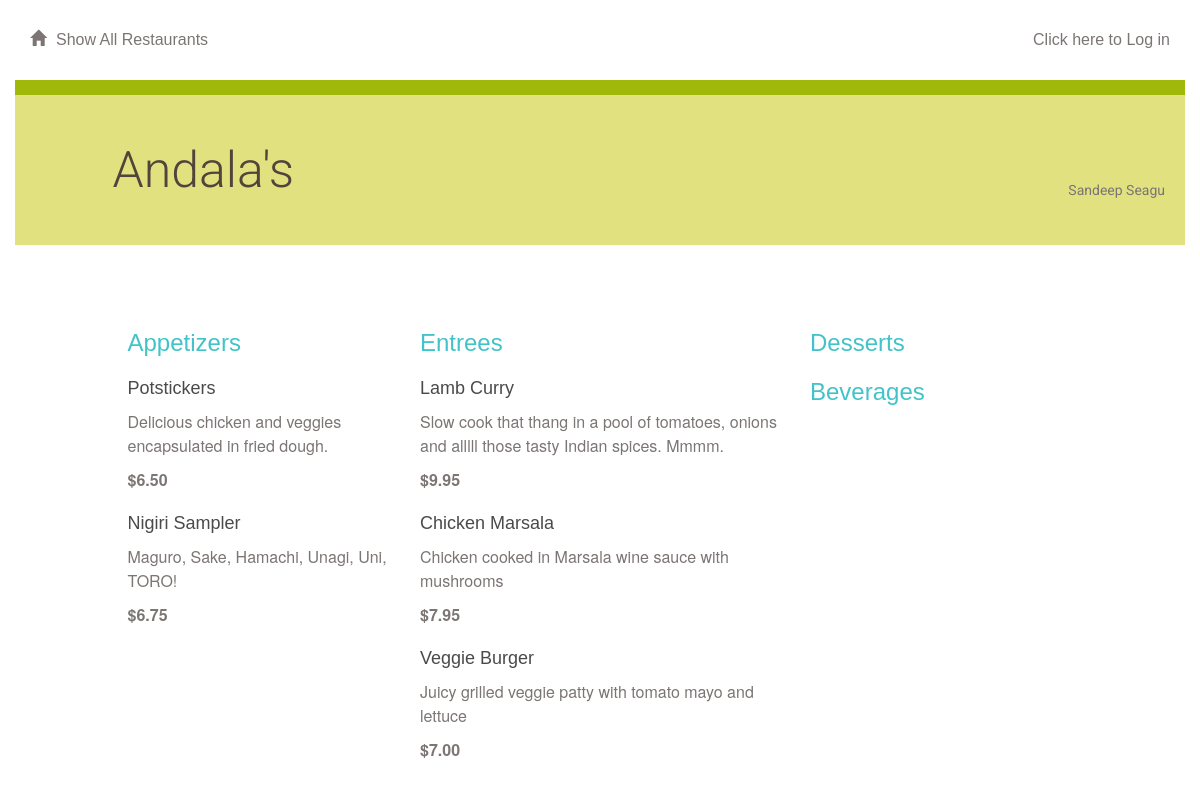
The app's page /restaurant/6/menu/ with its own data.
### database_setup.py (models this page shows, shortened)
class Restaurant(Base):
    __tablename__ = 'restaurant'
    id = Column(Integer, primary_key=True)
    name = Column(String(250), nullable=False)
    user_id= Column(Integer, ForeignKey('user.id'))
    user= relationship(User)

class User(Base):
    __tablename__ = 'user'
    id = Column(Integer,primary_key=True)
    name = Column(String(250), nullable=False)
    email = Column(String(250), nullable=False)
    picture = Column(String(250))

class MenuItem(Base):
    __tablename__ = 'menu_item'
    name =Column(String(80), nullable = False)
    id = Column(Integer, primary_key = True)
    description = Column(String(250))
    price = Column(String(8))
    course = Column(String(250))
    resturant_id = Column(Integer,ForeignKey('restaurant.id'))
    restaurant = relationship(Restaurant)
    user_id= Column(Integer, ForeignKey('user.id'))
    user= relationship(User)

### project.py (the view)
@app.route('/restaurant/<int:restaurant_id>/')
@app.route('/restaurant/<int:restaurant_id>/menu/')
def showMenu(restaurant_id):
    restaurant = session.query(Restaurant).filter_by(id = restaurant_id).one_or_none()
    user=session.query(User).filter_by(id = restaurant.user_id).one_or_none()
    creator = getUserInfo(restaurant.user_id)
    items = session.query(MenuItem).filter_by(resturant_id = restaurant_id).all()
    if 'username' not in login_session or creator.id != login_session['user_id']:
        return render_template('publicmenu.html', items=items, restaurant=restaurant, creator=creator)
    else:
        return render_template('menu.html', items=items, restaurant=restaurant, creator=creator, user=user)

### project.py (called while the page is built)
def getUserInfo(user_id):
    user = session.query(User).filter_by(id=user_id).one_or_none()
    return user

### templates/publicmenu.html (shortened to what this page needs)
{% extends "main.html" %}
{% block content %}
{% include "header.html" %}
    <div class="row divider green">
        <div class="col-md-12"></div>
    </div>
    <div class="row banner menu">
        <div class="col-md-11 col-md-offset-1 padding-none">
            <h1>{{ restaurant.name }}
            <figure class="creator">
                <figcaption>{{ creator.name }}</figcaption>
            </figure>
            </h1>
        </div>
    </div>
    <div class="row padding-top padding-bottom">
        <div class="col-md-1"></div>
        <div class="col-md-11 padding-none">
        </div>
        <div class="col-md-7"></div>
    </div>
    <div class="row">
        <div class="col-md-12">
        </div>
    </div>
    {% if items !=[] %}
        <div class="row">
            <div class="col-md-1"></div>
            <div class="col-md-3">
                <h2>Appetizers</h2>
                    {% for i in items %}
                        {% if i.course == 'Appetizer' %}
                            <div class="menu-item">
                                <h3>{{i.name}}</h3>
                                <p>{{i.description}}</p>
                                <p class="menu-price">{{i.price}}</p>
                            </div>
                        {% endif %}
                    {% endfor %}
            </div>
            <div class="col-md-4">
                <h2>Entrees</h2>
                    {% for i in items %}
                        {% if i.course == 'Entree' %}
                        <div class="menu-item">
                            <h3>{{i.name}}</h3>
                            <p>{{i.description}}</p>
                            <p class="menu-price">{{i.price}}</p>
                        </div>
                        {% endif %}
                    {% endfor %}
            </div>
            <div class="col-md-3">
                <h2>Desserts</h2>
                <h2>Beverages</h2>
            </div>
            <div class="col-md-1"></div>
        </div>
    {% endif %}
{% endblock %}

### static/styles.css (style rules this page uses)
body { font-family: sans-serif; background-image: url('assorte.jpg'); }
h1, h2, h3, h4 { color: #FFFFFF; }
h1 { font-family: "Helvetica Neue Light", Roboto, Helvetica, Arial, sans-serif; font-size: 50px; color: #51453B; line-height: 60px; font-weight: 300; }
h2 { font-size: 24px; color: #42C3C9; line-height: 29px; }
h3 { font-size: 18px; color: #4A4A4A; line-height: 23px; }
p { font-family: "Helvetica Neue", Roboto, Helvetica, Arial, sans-serif; font-size: 16px; color: #7B7573; line-height: 24px; font-weight: 400; }
.padding-top { padding-top: 30px; }
.padding-bottom { padding-bottom: 30px; }
.padding-none { padding: 0; }
.divider { height: 15px; }
.divider.green { background-color: #9FB80A; }
.banner.menu { height: 150px; background-color: #E1E17F; }
.banner h1 { margin: 45px 0; }
.menu-price { font-weight: 700; }
.creator { padding-right: 20px; margin-top: -20px; text-align: right; float:right; }
.creator figcaption { font-size: 14px; color: #7B7573; font-weight: 400; margin-top: -20px; }

### records on screen
Restaurant: name "Andala's"
User: name "Sandeep Seagu"
MenuItem: name "Potstickers", description "Delicious chicken and veggies encapsulated in fried dough.", price "$6.50"
MenuItem: name "Nigiri Sampler", description "Maguro, Sake, Hamachi, Unagi, Uni, TORO!", price "$6.75"
MenuItem: name "Lamb Curry", description "Slow cook that thang in a pool of tomatoes, onions and alllll those tasty Indian spices. Mmmm.", price "$9.95"
MenuItem: name "Chicken Marsala", description "Chicken cooked in Marsala wine sauce with mushrooms", price "$7.95"
MenuItem: name "Veggie Burger", description "Juicy grilled veggie patty with tomato mayo and lettuce", price "$7.00"
